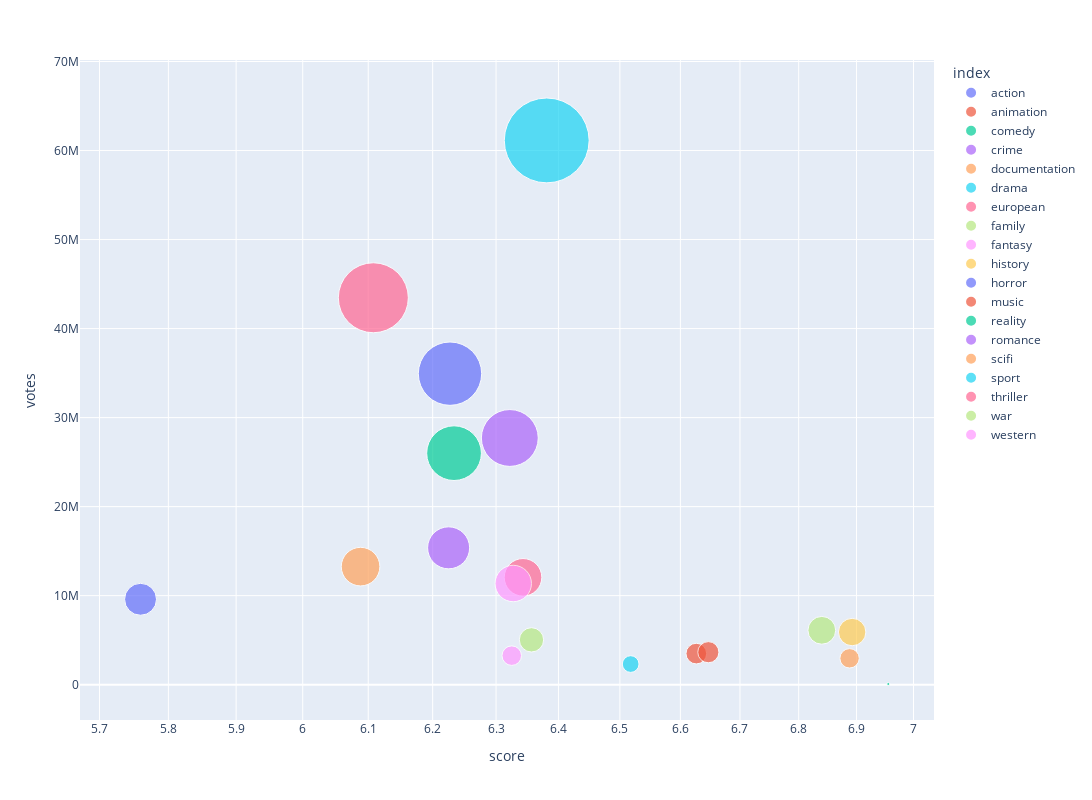

Notebook code cell kept with this figure:
### Code cell
graf_generos(df)

### Figure 1 — Plotly figure (JSON) as saved in the notebook; plotly's stock layout.template omitted (floating-point values rounded to 4 significant figures)
{"data": [{"hovertemplate": "<b>%{hovertext}</b><br><br>index=action<br>score=%{x}<br>votes=%{y}<br>prom_relative=%{marker.size}<extra></extra>", "hovertext": ["action"], "legendgroup": "action", "marker": {"color": "#636efa", "size": [0.7561], "sizemode": "area", "sizeref": 0.0003766, "symbol": "circle"}, "mode": "markers", "name": "action", "orientation": "v", "showlegend": true, "type": "scatter", "x": [6.227], "xaxis": "x", "y": [34934577], "yaxis": "y"}, {"hovertemplate": "<b>%{hovertext}</b><br><br>index=animation<br>score=%{x}<br>votes=%{y}<br>prom_relative=%{marker.size}<extra></extra>", "hovertext": ["animation"], "legendgroup": "animation", "marker": {"color": "#EF553B", "size": [0.08041], "sizemode": "area", "sizeref": 0.0003766, "symbol": "circle"}, "mode": "markers", "name": "animation", "orientation": "v", "showlegend": true, "type": "scatter", "x": [6.627], "xaxis": "x", "y": [3491150], "yaxis": "y"}, {"hovertemplate": "<b>%{hovertext}</b><br><br>index=comedy<br>score=%{x}<br>votes=%{y}<br>prom_relative=%{marker.size}<extra></extra>", "hovertext": ["comedy"], "legendgroup": "comedy", "marker": {"color": "#00cc96", "size": [0.5634], "sizemode": "area", "sizeref": 0.0003766, "symbol": "circle"}, "mode": "markers", "name": "comedy", "orientation": "v", "showlegend": true, "type": "scatter", "x": [6.234], "xaxis": "x", "y": [26005688], "yaxis": "y"}, {"hovertemplate": "<b>%{hovertext}</b><br><br>index=crime<br>score=%{x}<br>votes=%{y}<br>prom_relative=%{marker.size}<extra></extra>", "hovertext": ["crime"], "legendgroup": "crime", "marker": {"color": "#ab63fa", "size": [0.6089], "sizemode": "area", "sizeref": 0.0003766, "symbol": "circle"}, "mode": "markers", "name": "crime", "orientation": "v", "showlegend": true, "type": "scatter", "x": [6.322], "xaxis": "x", "y": [27711750], "yaxis": "y"}, {"hovertemplate": "<b>%{hovertext}</b><br><br>index=documentation<br>score=%{x}<br>votes=%{y}<br>prom_relative=%{marker.size}<extra></extra>", "hovertext": ["documentation"], "legendgroup": "documentation", "marker": {"color": "#FFA15A", "size": [0.0709], "sizemode": "area", "sizeref": 0.0003766, "symbol": "circle"}, "mode": "markers", "name": "documentation", "orientation": "v", "showlegend": true, "type": "scatter", "x": [6.888], "xaxis": "x", "y": [2961478], "yaxis": "y"}, {"hovertemplate": "<b>%{hovertext}</b><br><br>index=drama<br>score=%{x}<br>votes=%{y}<br>prom_relative=%{marker.size}<extra></extra>", "hovertext": ["drama"], "legendgroup": "drama", "marker": {"color": "#19d3f3", "size": [1.356], "sizemode": "area", "sizeref": 0.0003766, "symbol": "circle"}, "mode": "markers", "name": "drama", "orientation": "v", "showlegend": true, "type": "scatter", "x": [6.381], "xaxis": "x", "y": [61133748], "yaxis": "y"}, {"hovertemplate": "<b>%{hovertext}</b><br><br>index=european<br>score=%{x}<br>votes=%{y}<br>prom_relative=%{marker.size}<extra></extra>", "hovertext": ["european"], "legendgroup": "european", "marker": {"color": "#FF6692", "size": [0.2658], "sizemode": "area", "sizeref": 0.0003766, "symbol": "circle"}, "mode": "markers", "name": "european", "orientation": "v", "showlegend": true, "type": "scatter", "x": [6.343], "xaxis": "x", "y": [12058039], "yaxis": "y"}, {"hovertemplate": "<b>%{hovertext}</b><br><br>index=family<br>score=%{x}<br>votes=%{y}<br>prom_relative=%{marker.size}<extra></extra>", "hovertext": ["family"], "legendgroup": "family", "marker": {"color": "#B6E880", "size": [0.1113], "sizemode": "area", "sizeref": 0.0003766, "symbol": "circle"}, "mode": "markers", "name": "family", "orientation": "v", "showlegend": true, "type": "scatter", "x": [6.357], "xaxis": "x", "y": [5035885], "yaxis": "y"}, {"hovertemplate": "<b>%{hovertext}</b><br><br>index=fantasy<br>score=%{x}<br>votes=%{y}<br>prom_relative=%{marker.size}<extra></extra>", "hovertext": ["fantasy"], "legendgroup": "fantasy", "marker": {"color": "#FF97FF", "size": [0.2499], "sizemode": "area", "sizeref": 0.0003766, "symbol": "circle"}, "mode": "markers", "name": "fantasy", "orientation": "v", "showlegend": true, "type": "scatter", "x": [6.327], "xaxis": "x", "y": [11365248], "yaxis": "y"}, {"hovertemplate": "<b>%{hovertext}</b><br><br>index=history<br>score=%{x}<br>votes=%{y}<br>prom_relative=%{marker.size}<extra></extra>", "hovertext": ["history"], "legendgroup": "history", "marker": {"color": "#FECB52", "size": [0.1416], "sizemode": "area", "sizeref": 0.0003766, "symbol": "circle"}, "mode": "markers", "name": "history", "orientation": "v", "showlegend": true, "type": "scatter", "x": [6.892], "xaxis": "x", "y": [5911336], "yaxis": "y"}, {"hovertemplate": "<b>%{hovertext}</b><br><br>index=horror<br>score=%{x}<br>votes=%{y}<br>prom_relative=%{marker.size}<extra></extra>", "hovertext": ["horror"], "legendgroup": "horror", "marker": {"color": "#636efa", "size": [0.1921], "sizemode": "area", "sizeref": 0.0003766, "symbol": "circle"}, "mode": "markers", "name": "horror", "orientation": "v", "showlegend": true, "type": "scatter", "x": [5.759], "xaxis": "x", "y": [9594456], "yaxis": "y"}, {"hovertemplate": "<b>%{hovertext}</b><br><br>index=music<br>score=%{x}<br>votes=%{y}<br>prom_relative=%{marker.size}<extra></extra>", "hovertext": ["music"], "legendgroup": "music", "marker": {"color": "#EF553B", "size": [0.08431], "sizemode": "area", "sizeref": 0.0003766, "symbol": "circle"}, "mode": "markers", "name": "music", "orientation": "v", "showlegend": true, "type": "scatter", "x": [6.647], "xaxis": "x", "y": [3649537], "yaxis": "y"}, {"hovertemplate": "<b>%{hovertext}</b><br><br>index=reality<br>score=%{x}<br>votes=%{y}<br>prom_relative=%{marker.size}<extra></extra>", "hovertext": ["reality"], "legendgroup": "reality", "marker": {"color": "#00cc96", "size": [0.001848], "sizemode": "area", "sizeref": 0.0003766, "symbol": "circle"}, "mode": "markers", "name": "reality", "orientation": "v", "showlegend": true, "type": "scatter", "x": [6.956], "xaxis": "x", "y": [76436], "yaxis": "y"}, {"hovertemplate": "<b>%{hovertext}</b><br><br>index=romance<br>score=%{x}<br>votes=%{y}<br>prom_relative=%{marker.size}<extra></extra>", "hovertext": ["romance"], "legendgroup": "romance", "marker": {"color": "#ab63fa", "size": [0.3326], "sizemode": "area", "sizeref": 0.0003766, "symbol": "circle"}, "mode": "markers", "name": "romance", "orientation": "v", "showlegend": true, "type": "scatter", "x": [6.225], "xaxis": "x", "y": [15370969], "yaxis": "y"}, {"hovertemplate": "<b>%{hovertext}</b><br><br>index=scifi<br>score=%{x}<br>votes=%{y}<br>prom_relative=%{marker.size}<extra></extra>", "hovertext": ["scifi"], "legendgroup": "scifi", "marker": {"color": "#FFA15A", "size": [0.2806], "sizemode": "area", "sizeref": 0.0003766, "symbol": "circle"}, "mode": "markers", "name": "scifi", "orientation": "v", "showlegend": true, "type": "scatter", "x": [6.088], "xaxis": "x", "y": [13259762], "yaxis": "y"}, {"hovertemplate": "<b>%{hovertext}</b><br><br>index=sport<br>score=%{x}<br>votes=%{y}<br>prom_relative=%{marker.size}<extra></extra>", "hovertext": ["sport"], "legendgroup": "sport", "marker": {"color": "#19d3f3", "size": [0.05249], "sizemode": "area", "sizeref": 0.0003766, "symbol": "circle"}, "mode": "markers", "name": "sport", "orientation": "v", "showlegend": true, "type": "scatter", "x": [6.518], "xaxis": "x", "y": [2317001], "yaxis": "y"}, {"hovertemplate": "<b>%{hovertext}</b><br><br>index=thriller<br>score=%{x}<br>votes=%{y}<br>prom_relative=%{marker.size}<extra></extra>", "hovertext": ["thriller"], "legendgroup": "thriller", "marker": {"color": "#FF6692", "size": [0.9227], "sizemode": "area", "sizeref": 0.0003766, "symbol": "circle"}, "mode": "markers", "name": "thriller", "orientation": "v", "showlegend": true, "type": "scatter", "x": [6.108], "xaxis": "x", "y": [43462659], "yaxis": "y"}, {"hovertemplate": "<b>%{hovertext}</b><br><br>index=war<br>score=%{x}<br>votes=%{y}<br>prom_relative=%{marker.size}<extra></extra>", "hovertext": ["war"], "legendgroup": "war", "marker": {"color": "#B6E880", "size": [0.1452], "sizemode": "area", "sizeref": 0.0003766, "symbol": "circle"}, "mode": "markers", "name": "war", "orientation": "v", "showlegend": true, "type": "scatter", "x": [6.84], "xaxis": "x", "y": [6107839], "yaxis": "y"}, {"hovertemplate": "<b>%{hovertext}</b><br><br>index=western<br>score=%{x}<br>votes=%{y}<br>prom_relative=%{marker.size}<extra></extra>", "hovertext": ["western"], "legendgroup": "western", "marker": {"color": "#FF97FF", "size": [0.07169], "sizemode": "area", "sizeref": 0.0003766, "symbol": "circle"}, "mode": "markers", "name": "western", "orientation": "v", "showlegend": true, "type": "scatter", "x": [6.325], "xaxis": "x", "y": [3261007], "yaxis": "y"}], "layout": {"height": 800, "legend": {"itemsizing": "constant", "title": {"text": "index"}, "tracegroupgap": 0}, "margin": {"t": 60}, "width": 1400, "xaxis": {"anchor": "y", "domain": [0, 1], "title": {"text": "score"}, "type": "log"}, "yaxis": {"anchor": "x", "domain": [0, 1], "title": {"text": "votes"}}}}
